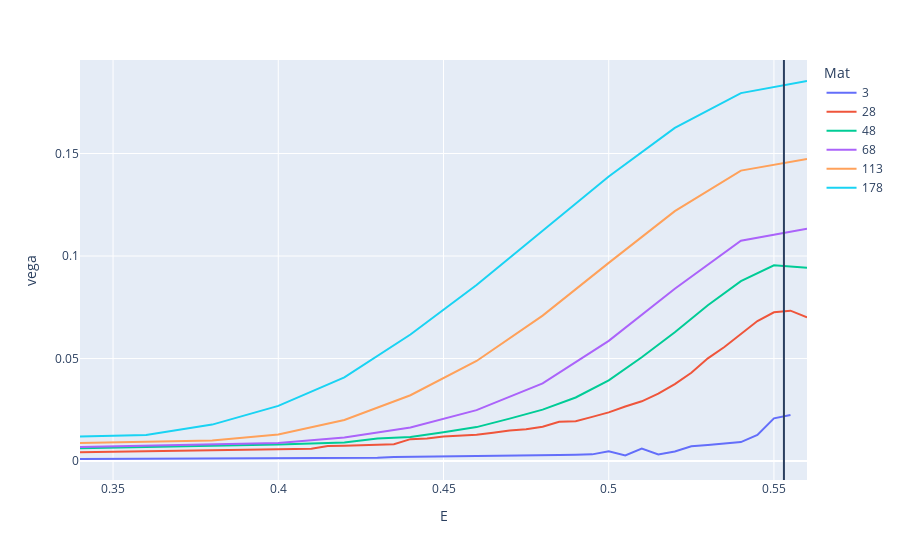

Notebook code cell kept with this figure:
### Code cell
chosen_data = all_data[(all_data['date'] == '2010-04-14')]

fig = px.line(chosen_data, y='vega', x='E', color='Mat')
fig.add_vline(x=chosen_data['S'].values[0])
fig.show()

### Figure 1 — Plotly figure (JSON) as saved in the notebook; plotly's stock layout.template omitted (floating-point values rounded to 4 significant figures)
{"data": [{"hovertemplate": "Mat=3<br>E=%{x}<br>vega=%{y}<extra></extra>", "legendgroup": "3", "line": {"color": "#636efa", "dash": "solid"}, "marker": {"symbol": "circle"}, "mode": "lines", "name": "3", "orientation": "v", "showlegend": true, "type": "scatter", "x": [0.34, 0.35, 0.355, 0.36, 0.365, 0.37, 0.375, 0.38, 0.385, 0.39, 0.395, 0.4, 0.405, 0.41, 0.415, 0.42, 0.425, 0.43, 0.435, 0.44, 0.445, 0.45, 0.455, 0.46, 0.465, 0.47, 0.475, 0.48, 0.485, 0.49, 0.495, 0.5, 0.505, 0.51, 0.515, 0.52, 0.525, 0.53, 0.535, 0.54, 0.545, 0.55, 0.555], "xaxis": "x", "y": [0.001008, 0.001056, 0.001082, 0.001108, 0.001136, 0.001165, 0.001195, 0.001226, 0.001259, 0.001293, 0.001329, 0.001366, 0.001406, 0.001448, 0.001492, 0.001538, 0.001587, 0.00164, 0.001943, 0.002011, 0.002083, 0.00216, 0.002244, 0.002334, 0.002431, 0.002538, 0.00266, 0.002787, 0.002929, 0.003088, 0.003266, 0.004831, 0.002777, 0.006113, 0.003245, 0.004697, 0.007188, 0.007816, 0.008386, 0.009266, 0.01273, 0.02083, 0.02247], "yaxis": "y"}, {"hovertemplate": "Mat=28<br>E=%{x}<br>vega=%{y}<extra></extra>", "legendgroup": "28", "line": {"color": "#EF553B", "dash": "solid"}, "marker": {"symbol": "circle"}, "mode": "lines", "name": "28", "orientation": "v", "showlegend": true, "type": "scatter", "x": [0.34, 0.35, 0.36, 0.37, 0.375, 0.38, 0.385, 0.39, 0.395, 0.4, 0.405, 0.41, 0.415, 0.42, 0.425, 0.43, 0.435, 0.44, 0.445, 0.45, 0.455, 0.46, 0.465, 0.47, 0.475, 0.48, 0.485, 0.49, 0.495, 0.5, 0.505, 0.51, 0.515, 0.52, 0.525, 0.53, 0.535, 0.54, 0.545, 0.55, 0.555, 0.56], "xaxis": "x", "y": [0.004328, 0.004518, 0.004723, 0.004943, 0.00506, 0.005182, 0.005309, 0.005441, 0.00558, 0.005726, 0.005879, 0.006039, 0.007308, 0.007528, 0.007749, 0.007983, 0.008231, 0.01068, 0.01103, 0.01193, 0.01234, 0.01279, 0.01382, 0.01491, 0.01552, 0.01675, 0.01913, 0.01947, 0.02156, 0.02375, 0.02661, 0.02915, 0.03284, 0.03755, 0.04305, 0.05009, 0.05562, 0.06201, 0.06831, 0.07258, 0.07335, 0.07004], "yaxis": "y"}, {"hovertemplate": "Mat=48<br>E=%{x}<br>vega=%{y}<extra></extra>", "legendgroup": "48", "line": {"color": "#00cc96", "dash": "solid"}, "marker": {"symbol": "circle"}, "mode": "lines", "name": "48", "orientation": "v", "showlegend": true, "type": "scatter", "x": [0.34, 0.35, 0.36, 0.37, 0.38, 0.39, 0.4, 0.41, 0.42, 0.43, 0.44, 0.45, 0.46, 0.47, 0.48, 0.49, 0.5, 0.51, 0.52, 0.53, 0.54, 0.55, 0.56], "xaxis": "x", "y": [0.006218, 0.006479, 0.006758, 0.007059, 0.007384, 0.007738, 0.008124, 0.00855, 0.009021, 0.01105, 0.01174, 0.01406, 0.01656, 0.0207, 0.02508, 0.03102, 0.03936, 0.05061, 0.06278, 0.07602, 0.08778, 0.09547, 0.09431], "yaxis": "y"}, {"hovertemplate": "Mat=68<br>E=%{x}<br>vega=%{y}<extra></extra>", "legendgroup": "68", "line": {"color": "#ab63fa", "dash": "solid"}, "marker": {"symbol": "circle"}, "mode": "lines", "name": "68", "orientation": "v", "showlegend": true, "type": "scatter", "x": [0.34, 0.36, 0.38, 0.4, 0.42, 0.44, 0.46, 0.48, 0.5, 0.52, 0.54, 0.56], "xaxis": "x", "y": [0.006845, 0.007396, 0.008033, 0.008785, 0.01148, 0.01634, 0.02485, 0.03787, 0.05862, 0.08407, 0.1075, 0.1134], "yaxis": "y"}, {"hovertemplate": "Mat=113<br>E=%{x}<br>vega=%{y}<extra></extra>", "legendgroup": "113", "line": {"color": "#FFA15A", "dash": "solid"}, "marker": {"symbol": "circle"}, "mode": "lines", "name": "113", "orientation": "v", "showlegend": true, "type": "scatter", "x": [0.34, 0.36, 0.38, 0.4, 0.42, 0.44, 0.46, 0.48, 0.5, 0.52, 0.54, 0.56], "xaxis": "x", "y": [0.008769, 0.009366, 0.01005, 0.01295, 0.02007, 0.03211, 0.04883, 0.07095, 0.09665, 0.1219, 0.1416, 0.1473], "yaxis": "y"}, {"hovertemplate": "Mat=178<br>E=%{x}<br>vega=%{y}<extra></extra>", "legendgroup": "178", "line": {"color": "#19d3f3", "dash": "solid"}, "marker": {"symbol": "circle"}, "mode": "lines", "name": "178", "orientation": "v", "showlegend": true, "type": "scatter", "x": [0.34, 0.36, 0.38, 0.4, 0.42, 0.44, 0.46, 0.48, 0.5, 0.52, 0.54, 0.56], "xaxis": "x", "y": [0.012, 0.01267, 0.01779, 0.02693, 0.04078, 0.06174, 0.08587, 0.1124, 0.1388, 0.1625, 0.1794, 0.1854], "yaxis": "y"}], "layout": {"legend": {"title": {"text": "Mat"}, "tracegroupgap": 0}, "margin": {"t": 60}, "shapes": [{"type": "line", "x0": 0.553, "x1": 0.553, "xref": "x", "y0": 0, "y1": 1, "yref": "y domain"}], "xaxis": {"anchor": "y", "domain": [0, 1], "title": {"text": "E"}}, "yaxis": {"anchor": "x", "domain": [0, 1], "title": {"text": "vega"}}}}
